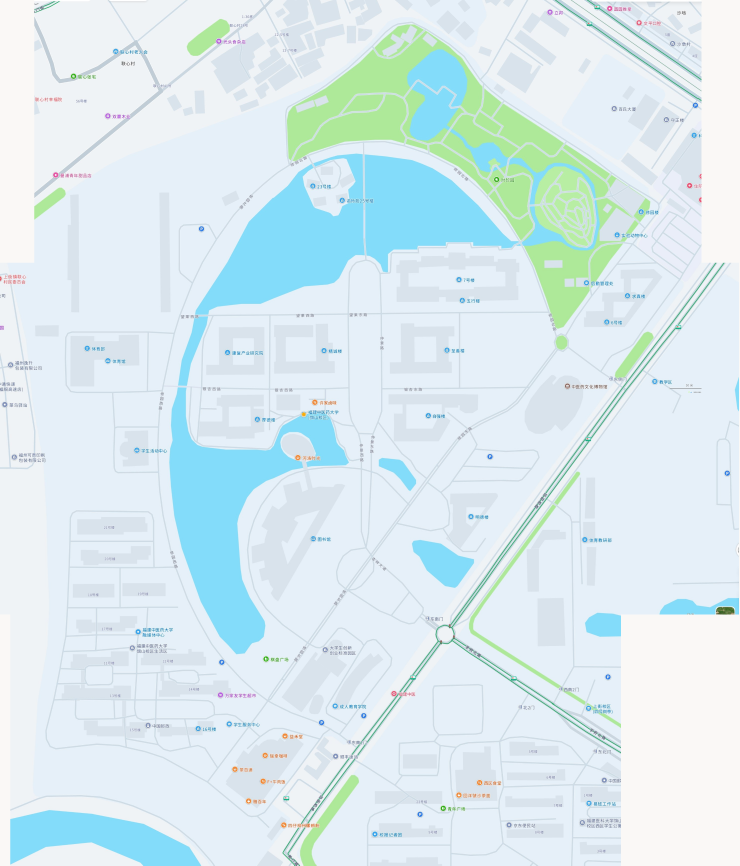
#> input picture _audit/campus_map_20261113/_data/amap/master.png, 2957 x 3463 px, found by its file name (shown at 1/4 size)
$ python r04_masks.py
#> lines starting #> are read from the running program, lines starting #| are printed output that depends on the picture; after the words box and inside, x2 and y2 are one past the last pixel; in counts of white or black regions, pixels touching at a corner belong together
# -*- coding: utf-8 -*-
"""Test colour-based masks for building / water / green on master.png."""
import os
import cv2, numpy as np

AMAP = r"C:\Users\Ko_Li\.openclaw\workspace\web\_audit\campus_map_20261113\_data\amap"
WORK = os.path.join(AMAP, "_work2")
im = cv2.imread(os.path.join(AMAP, "master.png"))
#> im is the input picture: shape (3463, 2957, 3); mean B, G, R 240.3, 235.5, 217.7
H, W = im.shape[:2]
#> H = 3463; W = 2957
B = im[:, :, 0].astype(np.int16); G = im[:, :, 1].astype(np.int16); R = im[:, :, 2].astype(np.int16)
#> after `R = im[:, :, 2].astype(np.int16)`:
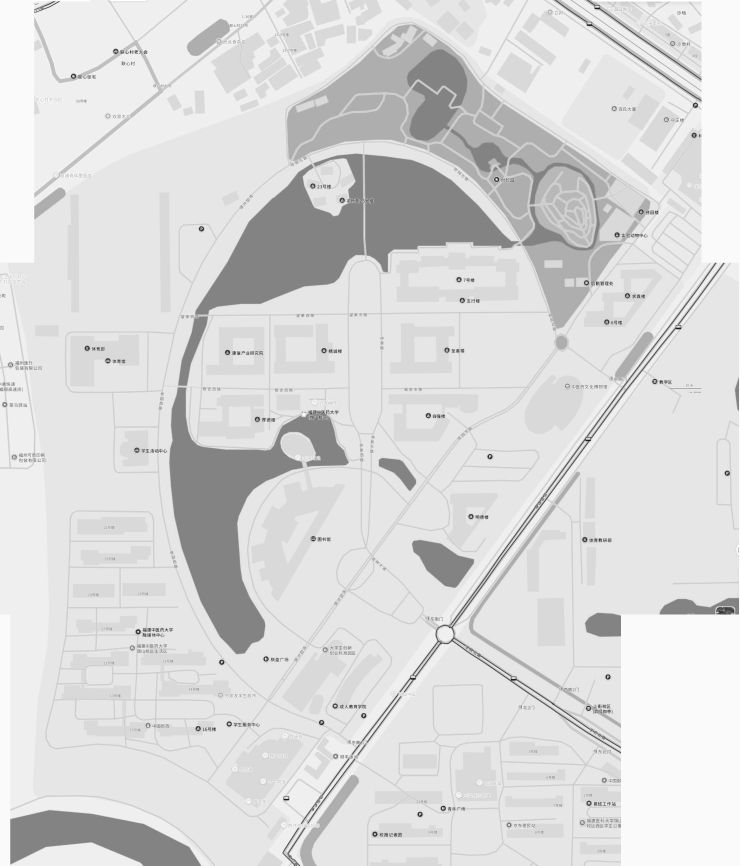
#> R: shape (3463, 2957) int16 (shown at 1/4 size); min 0, max 255, mean 217.7

# candidate masks (exact / small tolerance)
def near(target, tol=6):
#> called with target = (236, 227, 217), tol = 8
    b, g, r = target
    return (np.abs(B - b) <= tol) & (np.abs(G - g) <= tol) & (np.abs(R - r) <= tol)
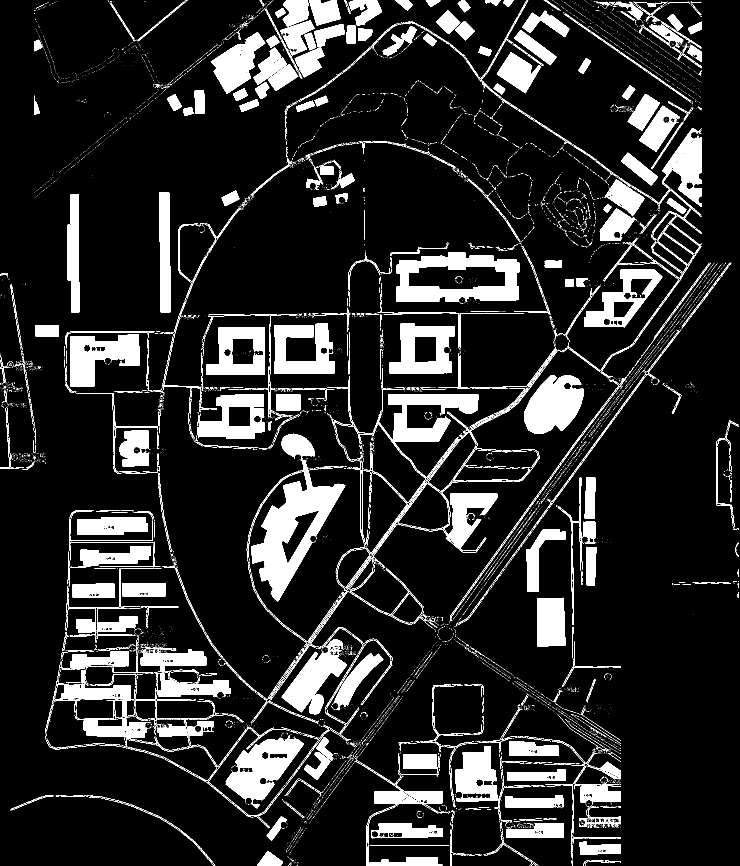
#> returned value: shape (3463, 2957) bool (shown at 1/4 size); 12.5% white; 17740 white regions (16217 under 20 px), largest, box (x1, y1, x2, y2) and area: (1006, 1880, 1381, 2406) 71784, (1585, 1009, 2078, 1208) 53302, (903, 2941, 1215, 3233) 39900

m_d9 = near((236, 227, 217), 8)   # #d9e3ec -> BGR (236,227,217)
m_ef = near((246, 243, 239), 8)   # #eff3f6
#> in near (call 2), `return (np.abs(B - b) <= tol) & (np.abs(G - g) <= tol) & (np.abs(R - r..`: returned value: shape (3463, 2957) bool; 15.9% white; 19331 white regions (16303 under 20 px), largest, box (x1, y1, x2, y2) and area: (260, 0, 2105, 703) 234387, (0, 1135, 201, 3237) 211927, (1935, 0, 2806, 810) 161942
m_fa = near((246, 248, 250), 8)   # #faf8f6 road
#> in near (call 3), `return (np.abs(B - b) <= tol) & (np.abs(G - g) <= tol) & (np.abs(R - r..`: returned value: shape (3463, 2957) bool; 8.4% white; 9359 white regions (9169 under 20 px), largest, box (x1, y1, x2, y2) and area: (2484, 0, 2957, 3463) 635814, (0, 0, 200, 1051) 144272, (0, 2458, 43, 3463) 41208
m_water = (B > 210) & (G > 170) & (G < 240) & (R < 180) & (B - R > 60)
#> m_water: shape (3463, 2957) bool; 8.7% white; 2209 white regions (2134 under 20 px), largest, box (x1, y1, x2, y2) and area: (677, 1550, 1395, 2617) 258705, (781, 614, 1459, 1259) 200748, (1458, 618, 2075, 1089) 155959
m_green = (G > 180) & (G - B > 20) & (G - R > 25)
#> m_green: shape (3463, 2957) bool; 4.9% white; 2352 white regions (2175 under 20 px), largest, box (x1, y1, x2, y2) and area: (1147, 123, 1931, 641) 93128, (2095, 791, 2530, 1315) 59746, (1170, 376, 1628, 645) 48698
m_bg = near((249, 240, 230), 6)   # #e6f0f9 ground
#> call 4 of near, with target = (249, 240, 230), tol = 6
#> in near (call 4), `return (np.abs(B - b) <= tol) & (np.abs(G - g) <= tol) & (np.abs(R - r..`:
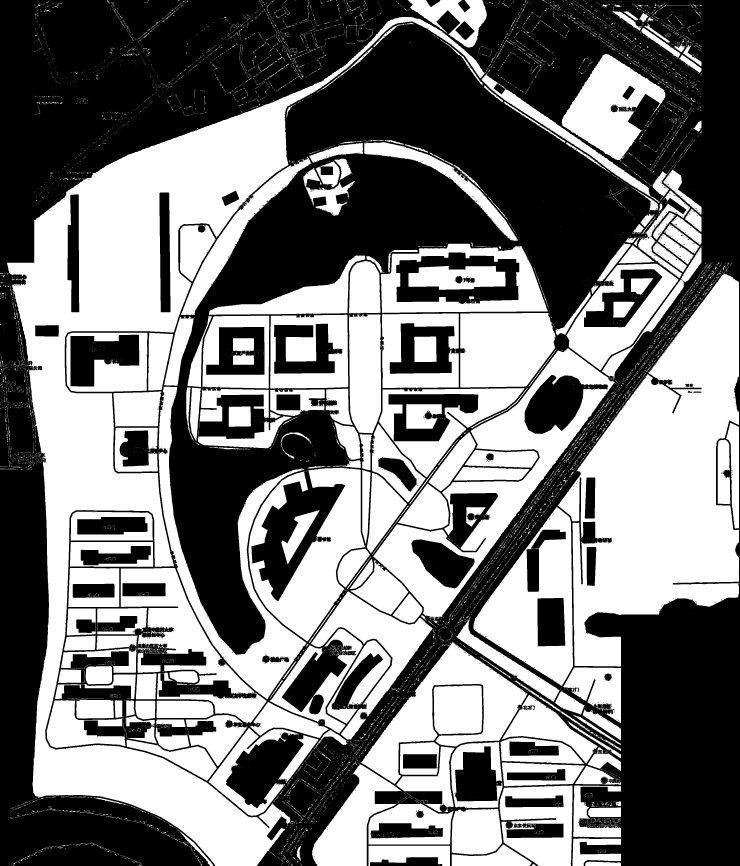
#> returned value: shape (3463, 2957) bool (shown at 1/4 size); 47.6% white; 14778 white regions (13978 under 20 px), largest, box (x1, y1, x2, y2) and area: (28, 68, 1946, 3463) 1020026, (2231, 1095, 2956, 2666) 617483, (1493, 1393, 2462, 2494) 199614

print("counts: d9=%d ef=%d fa=%d water=%d green=%d bg=%d total=%d" % (
    m_d9.sum(), m_ef.sum(), m_fa.sum(), m_water.sum(), m_green.sum(), m_bg.sum(), H * W))
#| counts: d9=1278859 ef=1628033 fa=855824 water=885949 green=506869 bg=4874602 total=10240091

vis = im.copy()
vis[m_d9] = (0, 0, 255)      # red = building candidate A
vis[m_ef] = (0, 255, 255)    # yellow = candidate B
vis[m_water] = (255, 0, 0)   # blue = water
vis[m_green] = (0, 200, 0)   # green
vis = cv2.resize(vis, (1200, int(H * 1200.0 / W)), interpolation=cv2.INTER_AREA)
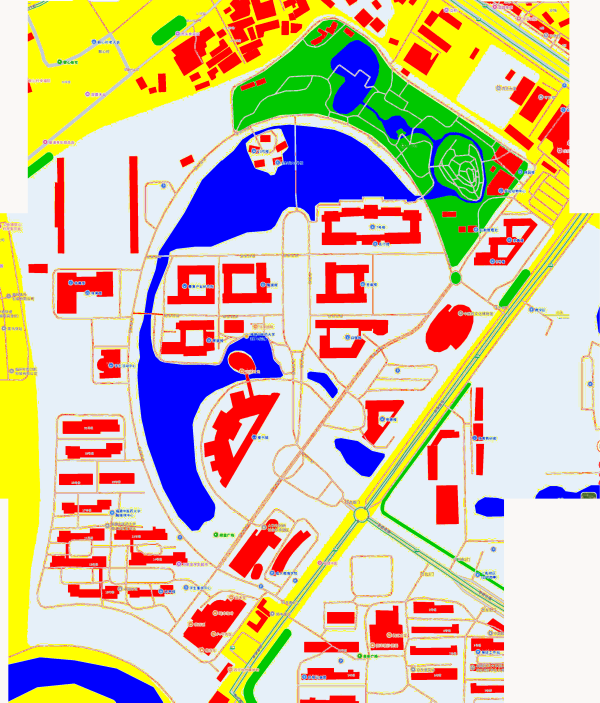
#> vis: shape (1405, 1200, 3) (shown at 1/2 size); mean B, G, R 164.2, 188.5, 205.1
cv2.imwrite(os.path.join(WORK, "mask_vis1.png"), vis)

# per-mask binary small previews
for name, m, col in [("d9", m_d9, 255), ("ef", m_ef, 255), ("water", m_water, 255), ("green", m_green, 255)]:
    mv = np.zeros((H, W, 3), np.uint8)
    mv[m] = col
    mv = cv2.resize(mv, (700, int(H * 700.0 / W)), interpolation=cv2.INTER_AREA)
    cv2.imwrite(os.path.join(WORK, "mask_%s.png" % name), mv)
#> this loop made 4 passes
#> name on passes 1 to 4: 'd9', 'ef', 'water', 'green'
#> pass 1, `mv = cv2.resize(mv, (700, int(H * 700.0 / W)), interpolation=cv2.INTER..`:
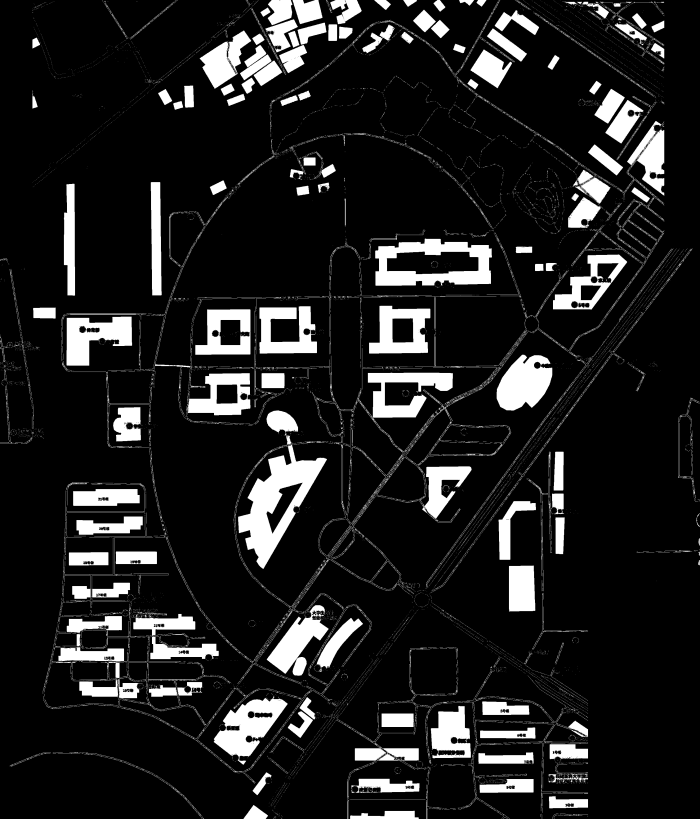
#> mv: shape (819, 700, 3); min 0, max 255, mean 31.8
#> pass 2, `mv = cv2.resize(mv, (700, int(H * 700.0 / W)), interpolation=cv2.INTER..`:
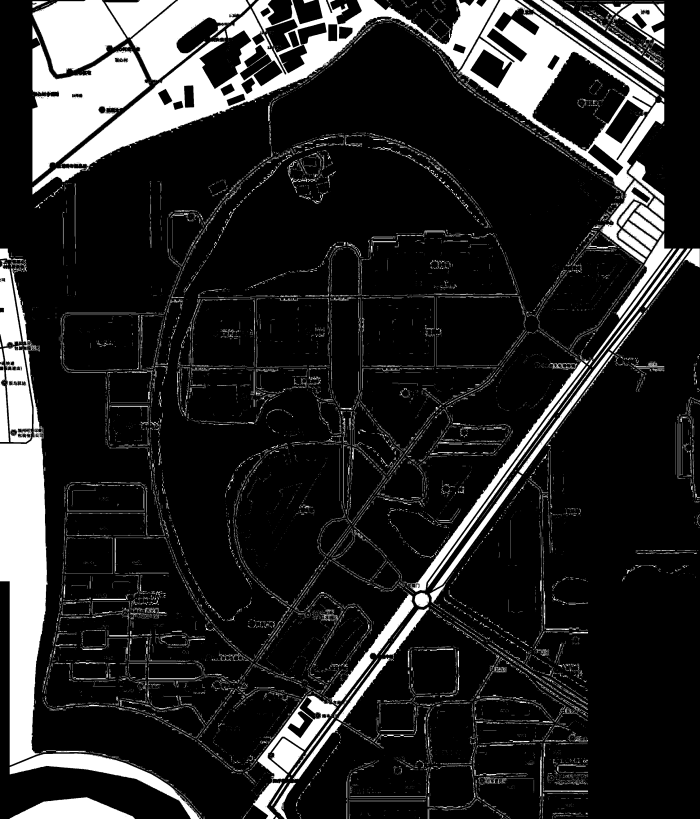
#> mv: shape (819, 700, 3); min 0, max 255, mean 40.5
#> after the loop:
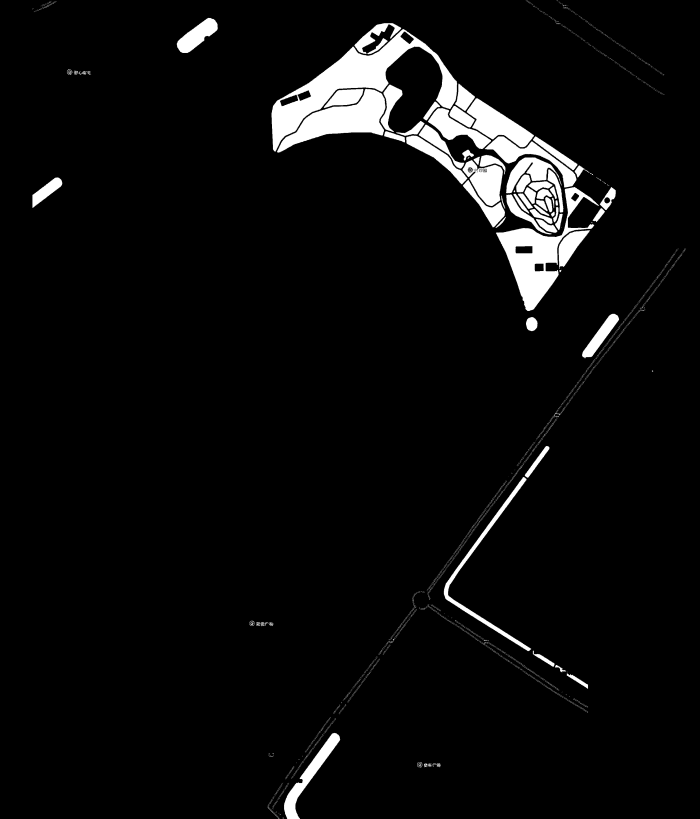
#> mv: shape (819, 700, 3); min 0, max 255, mean 12.6
print("saved")
